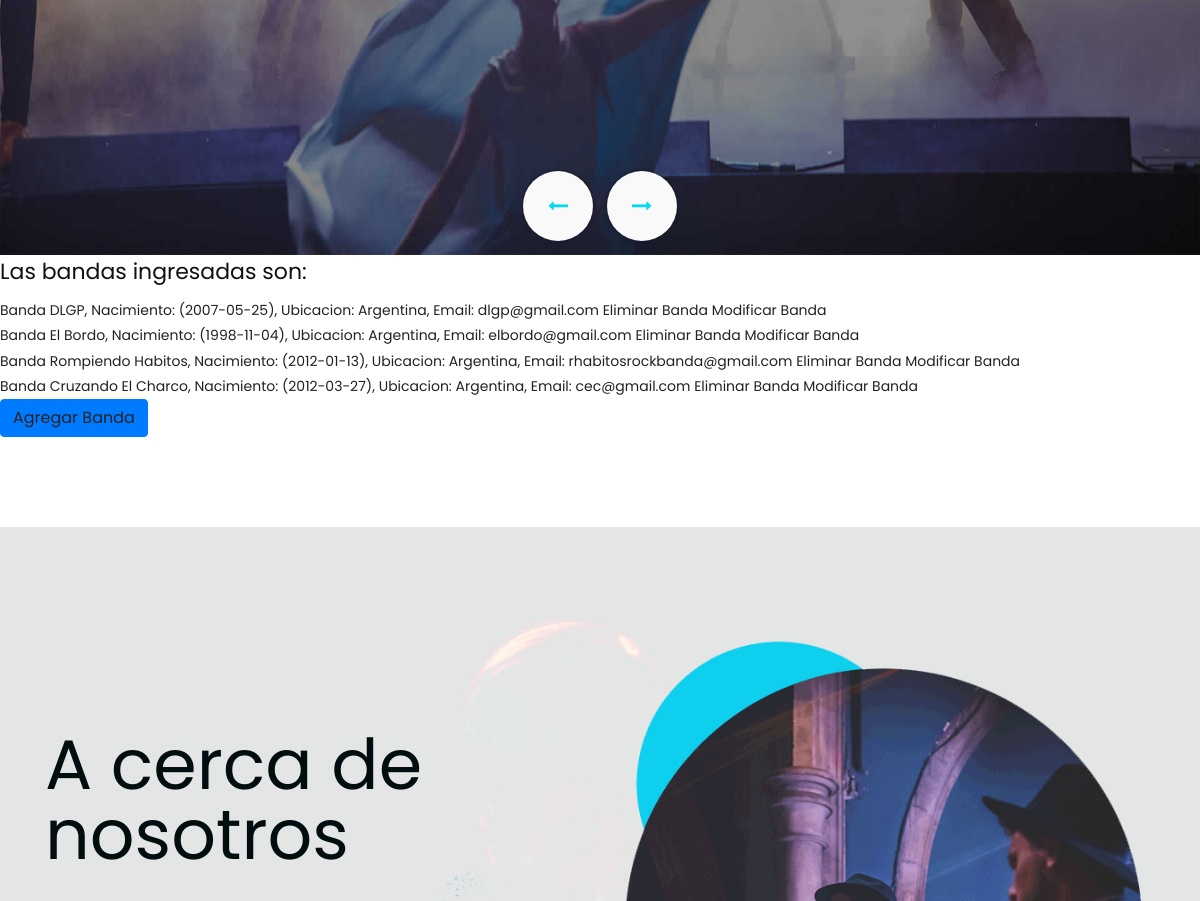
The page /bandas/ (signed in, middle part) on the database as committed earlier.
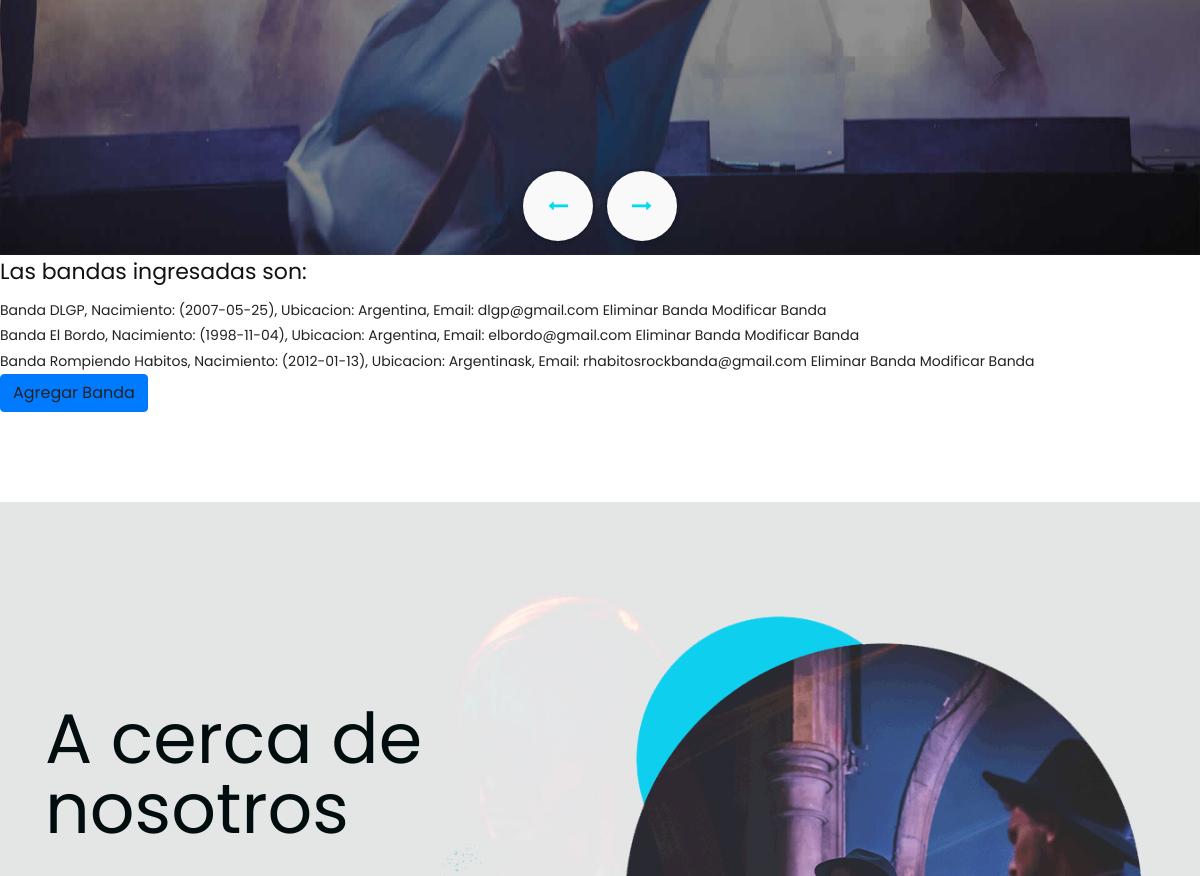
The same page on the database as committed later.
### AppMusic/models.py (models this page shows)
class Banda(Model):
    Nombre_banda = CharField(max_length=40)
    nacimiento_banda = DateField()
    ubicacion = CharField(max_length=30)
    email = EmailField()
    def __str__(self):
        return f'Banda {self.Nombre_banda}, Nacimiento: ({self.nacimiento_banda}), Ubicacion: {self.ubicacion}, Email: {self.email}'

### AppMusic/views.py (the view)
# urls.py: path('bandas/', BandaListView.as_view(), name = 'bandas'),
class BandaListView(LoginRequiredMixin, ListView):
    model= Banda
    template_name = 'AppMusic/bandas.html'
    context_object_name = 'bandas'

### template/AppMusic/bandas.html (shortened to what this page needs)
{% extends 'AppMusic/padre.html' %}
{% load static %}
{% block contenidoquecambia %}
<h2>Las bandas ingresadas son: </h2>
    {% for banda in bandas %}
      <a href="{% url 'banda_view' banda.id %}">{{ banda }} </a>
      <a href="{% url 'banda_delete' banda.id %}"> Eliminar Banda</a>
      <a href="{% url 'banda_update' banda.id %}"> Modificar Banda</a>
    <br>
          {% endfor %}
<li class="btn btn-primary"> <a href="{% url 'banda_formulario' %}">Agregar Banda</a> </li>
         {% endblock %}

Rows that differ between the two databases and show on the page:
removed Banda: Nombre_banda+nacimiento_banda+ubicacion "Banda Cruzando El Charco, Nacimiento: (2012-03-27), Ubicacion: Argentina, Email: cec@gmail.com"
changed Banda: Nombre_banda+nacimiento_banda+ubicacion "Banda Rompiendo Habitos, Nacimiento: (2012-01-13), Ubicacion: Argentina, Email: rhabitosrockbanda@gmail.com" → "Banda Rompiendo Habitos, Nacimiento: (2012-01-13), Ubicacion: Argentinask, Email: rhabitosrockbanda@gmail.com"
